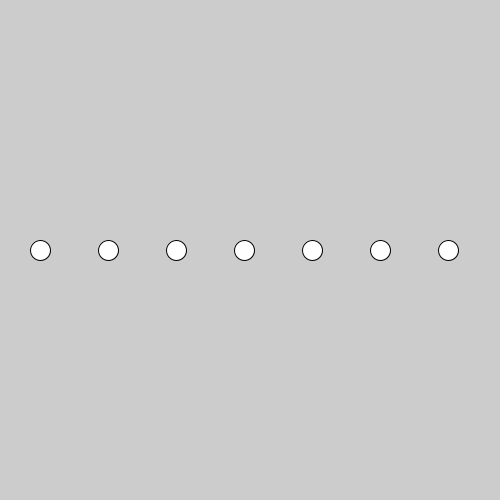
Frame 1 (no input)
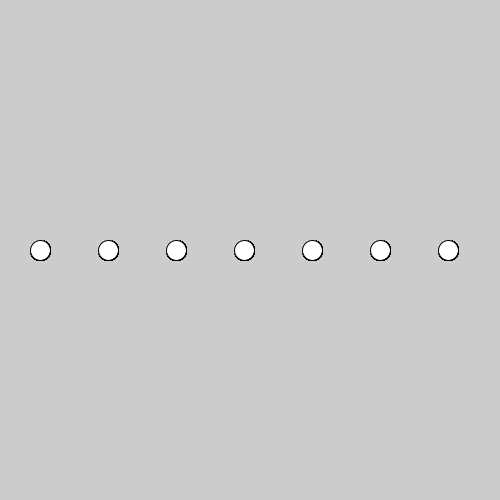
Frame 60 (the mouse pressed at the canvas centre just before this capture)
Frame 120 (the mouse held since frame 60 and released just before this capture): identical to frame 60, image omitted

The Processing sketch that drew these frames (run headless with seeded random() and noise(); from frame 60 on, the mouse is pressed at the canvas centre):

// Processing sketch: For_loop_used_to_create_a_line_of_circles
// ── For_loop_used_to_create_a_line_of_circles.pde
//Using a for loop to draw 7 circles in a row


int x = 0;
void setup() {
 size(500,500);
  
}

void draw() {
 for(int x=40; x<=width; x+=(width-20)/7) {
   circle(x, height/2, 20);
 }
}
